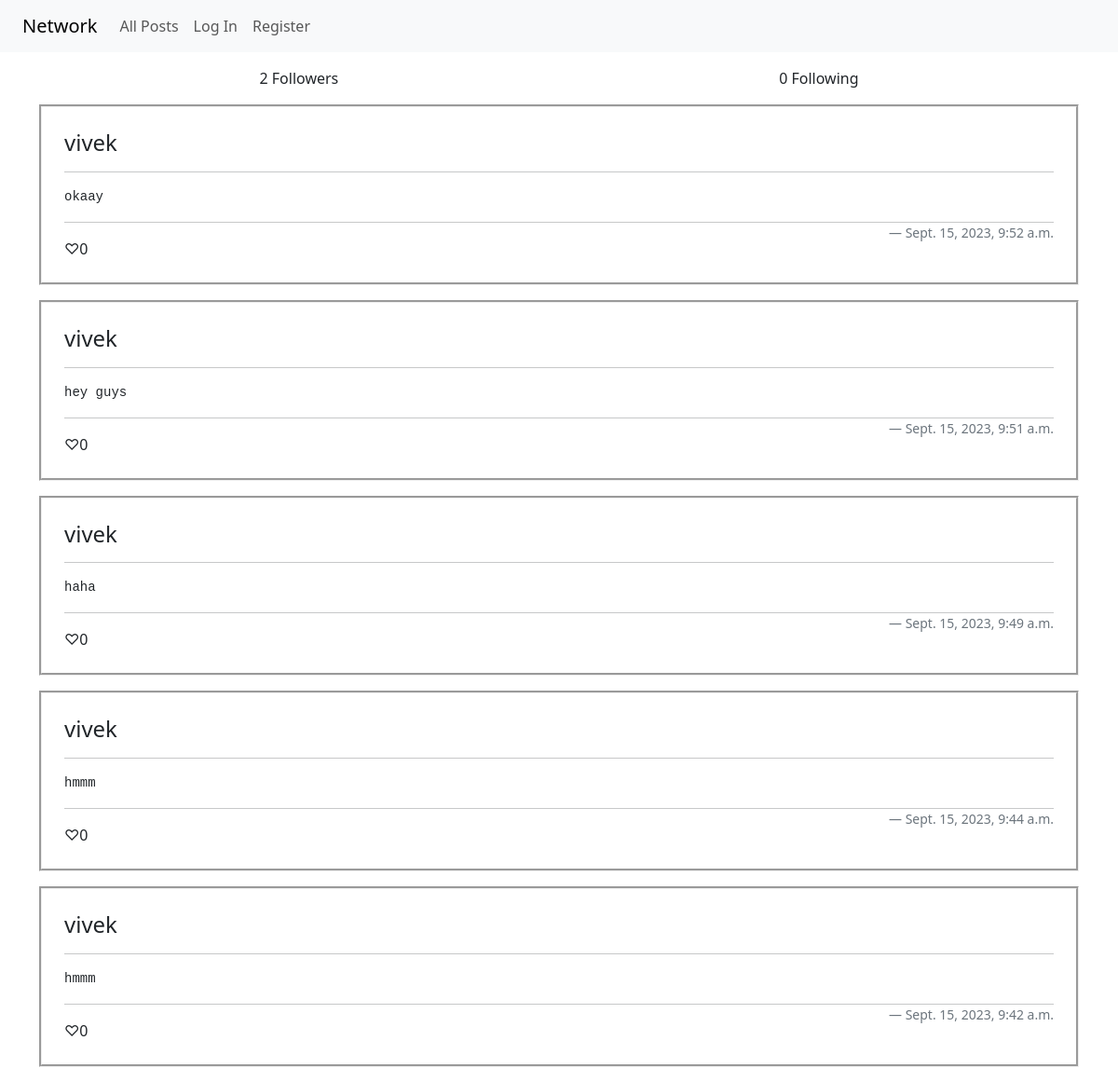
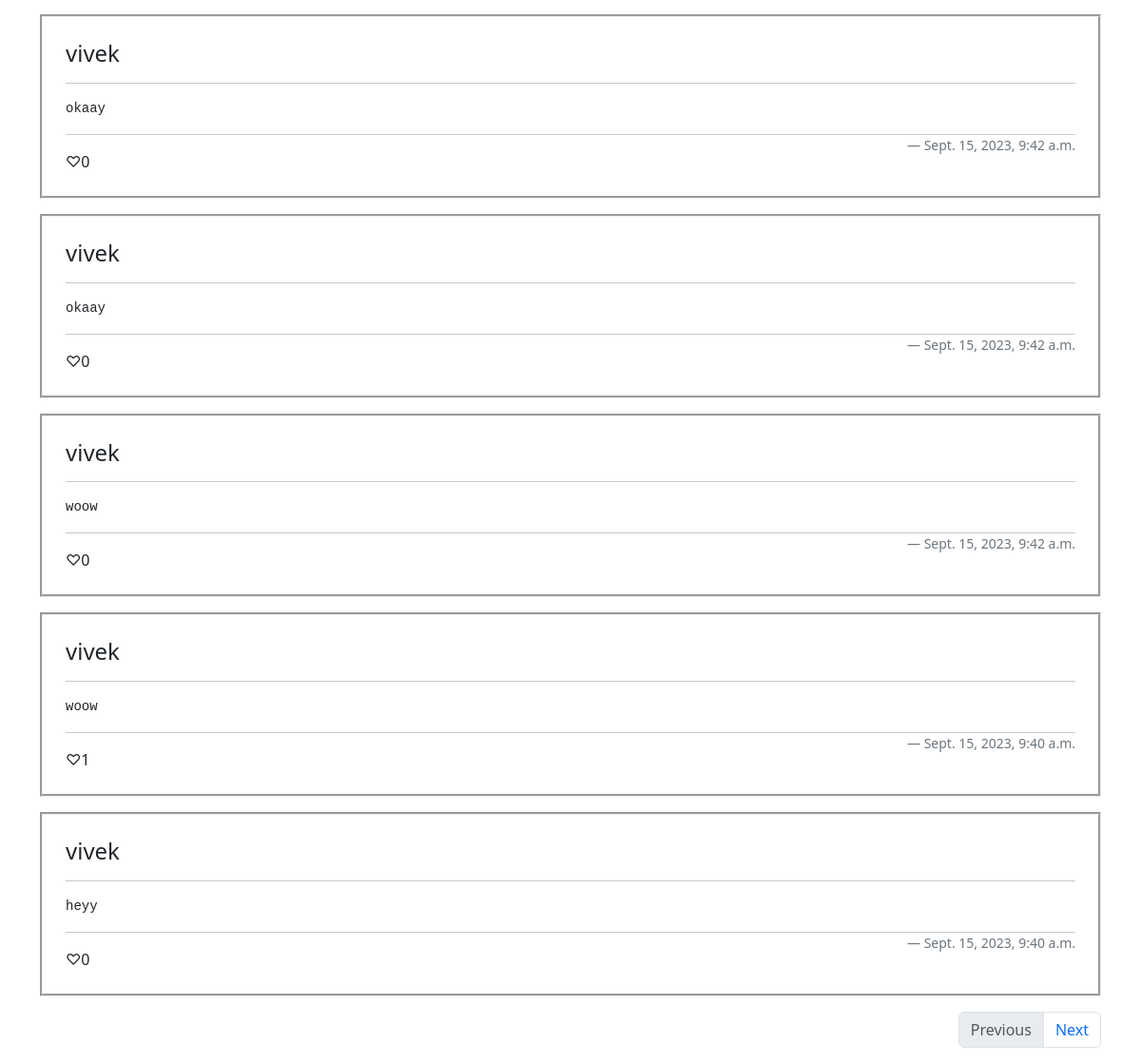
Page /profile/vivek on the committed database (2 pictures, top to bottom).
### network/models.py (models this page shows)
class User(AbstractUser):
    following = models.ManyToManyField("self", symmetrical=False, related_name="followers", null=True, blank=True)

class Post(models.Model):
    user = models.ForeignKey(User, on_delete=models.CASCADE, related_name="posts")
    content = models.CharField(max_length=5124)
    liked_by = models.ManyToManyField(User, related_name="likes", null=True, blank=True)
    datetime = models.DateTimeField(auto_now_add=True)

### network/views.py (the view)
# urls.py: path("profile/<str:username>", views.profile, name="profile"),
def profile(request, username):
    profile_user = User.objects.get(username=username)
    if not profile_user:
        messages.error(request, "User doesn't exist!")
        return redirect("index")
    posts = Post.objects.filter(user=profile_user).order_by("-datetime")
    page = request.GET.get("page", 1)
    return render(request, "network/index.html", {
        "posts": paging(posts, page),
        "prev": paging_has_prev(posts, page),
        "next": paging_has_next(posts, page),
        "page": page,
        "profile": True,
        "profile_user": profile_user,
    })

### network/util.py (called while the page is built)
def paging(posts, page_num):
    return Paginator(posts, 10).get_page(page_num)

def paging_has_prev(posts, page_num):
    return Paginator(posts, 10).get_page(page_num).has_previous()

def paging_has_next(posts, page_num):
    return Paginator(posts, 10).get_page(page_num).has_next()

### network/templates/network/index.html (shortened to what this page needs)
{% extends "network/layout.html" %}
{% block body %}
    {% if profile %}
        <div class="mb-3 d-flex justify-content-around">
            <span><span id="followers-count">{{ profile_user.followers.count }}</span> Followers </span>
            <span>{{ profile_user.following.count }} Following</span>
        </div>
    {% endif %}
    <div id="posts">
        {% for post in posts %}
            <div class="mb-3 p-4" style="border-style: groove" data-post-id={{ post.id }} >
                <h4 style="display: flex">
                    <a href="{% url "profile" post.user.username %}" style="text-decoration: none;color: inherit">{{ post.user.username }}</a>
                </h4>
                <hr>
                <pre>{{ post.content }}</pre>
                <hr>
                <div class="d-flex justify-content-between">
                    <span><span class="like-button" {% if request.user in post.liked_by.all %}onclick="unlike(this)">♥︎{% else %}onclick="like(this)">♡{% endif %}</span><span class="like-count">{{ post.liked_by.count }}</span></span>
                    <span class="blockquote-footer">{{ post.datetime }}</span>
                </div>
            </div>
            {% empty %}
                <div style="text-align: center;color: rgb(128,128,128)">-- No posts yet --</div>
        {% endfor %}
    </div>
    <nav aria-label="Page navigation example" data-current-page="{{ page }}" id="page-nav">
        <ul class="pagination justify-content-end">
            <li class="page-item {% if not prev %}disabled{% endif %}">
                <button class="page-link" id="prev-btn" onclick="getPage('prev')">Previous</button>
            </li>
            <li class="page-item {% if not next %}disabled{% endif %}">
                <button class="page-link" id="next-btn" onclick="getPage('next')">Next</button>
            </li>
        </ul>
    </nav>
{% endblock %}

### rows in the picture
User: followers.count "2", following.count "0"
Post: user.username "vivek", content "okaay", liked_by.count "0", datetime "Sept. 15, 2023, 9:52 a.m."
Post: user.username "vivek", content "hey guys", liked_by.count "0", datetime "Sept. 15, 2023, 9:51 a.m."
Post: user.username "vivek", content "haha", liked_by.count "0", datetime "Sept. 15, 2023, 9:49 a.m."
Post: user.username "vivek", content "hmmm", liked_by.count "0", datetime "Sept. 15, 2023, 9:44 a.m."
Post: user.username "vivek", content "hmmm", liked_by.count "0", datetime "Sept. 15, 2023, 9:42 a.m."
Post: user.username "vivek", content "okaay", liked_by.count "0", datetime "Sept. 15, 2023, 9:42 a.m."
Post: user.username "vivek", content "okaay", liked_by.count "0", datetime "Sept. 15, 2023, 9:42 a.m."
Post: user.username "vivek", content "woow", liked_by.count "0", datetime "Sept. 15, 2023, 9:42 a.m."
Post: user.username "vivek", content "woow", liked_by.count "1", datetime "Sept. 15, 2023, 9:40 a.m."
Post: user.username "vivek", content "heyy", liked_by.count "0", datetime "Sept. 15, 2023, 9:40 a.m."
